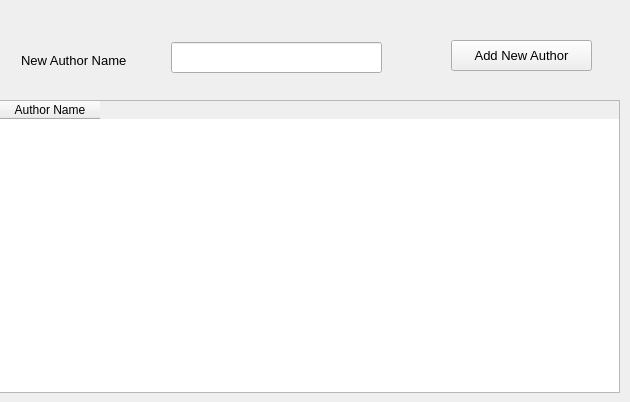
      <widget class="QWidget" name="tab_9">
       <attribute name="title">
        <string>Author</string>
       </attribute>
       <widget class="QPushButton" name="pushButton_15">
        <property name="geometry">
         <rect>
          <x>451</x>
          <y>40</y>
          <width>141</width>
          <height>31</height>
         </rect>
        </property>
        <property name="font">
         <font>
          <pointsize>10</pointsize>
         </font>
        </property>
        <property name="text">
         <string>Add New Author</string>
        </property>
       </widget>
       <widget class="QLabel" name="label_22">
        <property name="geometry">
         <rect>
          <x>21</x>
          <y>50</y>
          <width>141</width>
          <height>20</height>
         </rect>
        </property>
        <property name="font">
         <font>
          <pointsize>10</pointsize>
          <weight>50</weight>
          <bold>false</bold>
          <stylestrategy>PreferDefault</stylestrategy>
         </font>
        </property>
        <property name="text">
         <string>New Author Name</string>
        </property>
       </widget>
       <widget class="QLineEdit" name="lineEdit_15">
        <property name="geometry">
         <rect>
          <x>171</x>
          <y>42</y>
          <width>211</width>
          <height>31</height>
         </rect>
        </property>
       </widget>
       <widget class="QTableWidget" name="tableWidget_3">
        <property name="geometry">
         <rect>
          <x>-1</x>
          <y>100</y>
          <width>621</width>
          <height>293</height>
         </rect>
        </property>
        <column>
         <property name="text">
          <string>Author Name</string>
         </property>
        </column>
       </widget>
      </widget>
